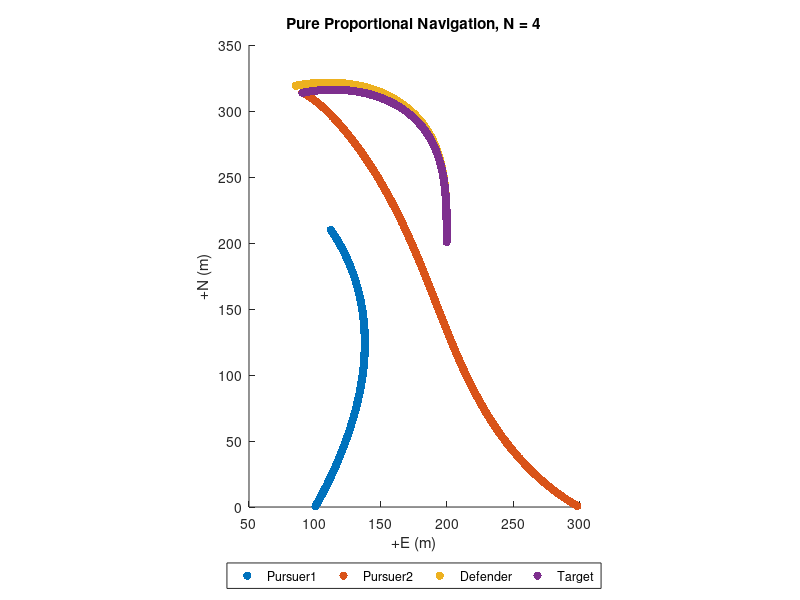

Reproduce this figure in MATLAB.
%% copy the symmetric case
%% obtain all the components along and perpendicular to LOS
%% hardcode the intial conditions
%% setting initial condition as follows:
%  target is on perpendicular bisector
%  pursuers velocity rays intersecting somewhere in the region
%  give initial horizontal velocity (LOS Frame) to target
% for convenient initial coding, setting initial pursuer positions on the "east-axis"
clear; close all
% Pro-Nav gain, unitless (typically set between 3-5)
N = 4;
weight = 0.55;
% Pursuer-1 init params
pursuer1.N   =  0.0; % north pos, m
pursuer1.E   =  100; % east pos, m
pursuer1.psi =  pi/6; % heading, rad
pursuer1.V   =  1.0; % velocity magnitude, m/s
pursuer1.Nv  =  pursuer1.V * cos(pursuer1.psi); % north velocity, m/s
pursuer1.Ev  =  pursuer1.V * sin(pursuer1.psi); % east velocity, m/s

% Pursuer-2 init params
pursuer2.N   =  0; % north pos, m
pursuer2.E   =  300.0; % east pos, m
pursuer2.psi =  -pi/3; % heading, rad
pursuer2.V   =  pursuer1.V * cos(pursuer1.psi)/cos(pursuer2.psi); % velocity magnitude, m/s
pursuer2.Nv  =  pursuer2.V * cos(pursuer2.psi); % north velocity, m/s
pursuer2.Ev  =  pursuer2.V * sin(pursuer2.psi); % east velocity, m/s

% Target init params
target.anchored = false; % fix target to init pos when true
target.N   =  200; % north pos, m
target.E   =  200;   % east pos, m
target.Nv  =  0.7; % north velocity, m/s
target.Ev  =  -pursuer1.Ev; % east velocity, m/s
target.psi =  atan2(target.Ev,target.Nv);
target.V   = sqrt(target.Nv^2 + target.Ev^2); % velocity magnitude, m/s

% Defender init params
defender.N   =  200; % north pos, m
defender.E   =  200; % east pos, m
defender.psi = atan2(target.Ev,target.Nv); % heading, rad
defender.V   =  0.9; % velocity magnitude, m/s
defender.Nv  =  defender.V * cos(defender.psi); % north velocity, m/s
defender.Ev  =  defender.V * sin(defender.psi); % east velocity, m/s

% Current prams
% Applied as a disturbance to pursuer's and target's velocity
current.Nv =  0.0; % north velocity, m/s
current.Ev =  0.0; % east velocity, m/s
% Sim params
S  = 1200;    % max sim duration, seconds
dt = 0.4;     % time-step size, seconds
Niter = S/dt; % max iteration num
% Pre-allocate logger
logger.t   = nan(1, Niter);     % elapsed time
logger.pN1  = nan(1, Niter);    % pursuer1 north pos
logger.pE1  = nan(1, Niter);    % pursuer1 east pos
logger.pNv1 = nan(1, Niter);    % pursuer1 north vel
logger.pEv1 = nan(1, Niter);    % pursuer1 east vel
logger.psi1 = nan(1, Niter);    % pursuer1 heading angle
logger.pN2  = nan(1, Niter);    % pursuer2 north pos
logger.pE2  = nan(1, Niter);    % pursuer2 east pos
logger.pNv2 = nan(1, Niter);    % pursuer2 north vel
logger.pEv2 = nan(1, Niter);    % pursuer2 east vel
logger.psi2 = nan(1, Niter);    % pursuer2 heading angle
logger.dN1  = nan(1, Niter);    % defender north pos
logger.dE1  = nan(1, Niter);    % defender east pos
logger.dNv1 = nan(1, Niter);    % defender north vel
logger.dEv1 = nan(1, Niter);    % defender east vel
logger.dsi1 = nan(1, Niter);    % defender heading angle
logger.tN  = nan(1, Niter);     % target north pos
logger.tE  = nan(1, Niter);     % target east pos
logger.tNv = nan(1, Niter);     % target north vel
logger.tEv = nan(1, Niter);     % target east vel
logger.R1   = nan(1, Niter);    % pursuer1/target range
logger.Lambda1 = nan(1, Niter); % pursuer1/target bearing
logger.R2   = nan(1, Niter);    % pursuer2/target range
logger.Lambda2 = nan(1, Niter); % pursuer2/target bearing
logger.R12   = nan(1, Niter);    % mutual/target range
logger.Lambda12 = nan(1, Niter); % mutual/target bearing
%--------------------------------------------------------------------------
% Init sim
%--------------------------------------------------------------------------

RR12_last = [(pursuer2.N - pursuer1.N);... % delta N
    (pursuer2.E - pursuer1.E)];      % delta E
RTP_last1 = [(target.N - pursuer1.N);... % delta N
    (target.E - pursuer1.E)];	       % delta E
RTP_last2 = [(target.N - pursuer2.N);... % delta N
    (target.E - pursuer2.E)];	       % delta E
RDP_last1 = [(defender.N - pursuer1.N);... % delta N
    (defender.E - pursuer1.E)];	       % delta E
RDP_last2 = [(defender.N - pursuer2.N);... % delta N
    (defender.E - pursuer2.E)];	       % delta E

% Target pos
target.N = target.N + target.Nv*dt;
target.E = target.E + target.Ev*dt;

% Defender pos
defender.N = defender.N + defender.Nv*dt;
defender.E = defender.E + defender.Ev*dt;

% Pursuer pos
pursuer1.N = pursuer1.N + pursuer1.Nv*dt;
pursuer1.E = pursuer1.E + pursuer1.Ev*dt;
pursuer2.N = pursuer2.N + pursuer2.Nv*dt;
pursuer2.E = pursuer2.E + pursuer2.Ev*dt;
%--------------------------------------------------------------------------
% Run sim
%--------------------------------------------------------------------------
for k = 1:Niter
    % Relative position in the inertial frame, m
    RR12 = [(pursuer2.N - pursuer1.N);... % delta N
        (pursuer2.E - pursuer1.E)];      % delta E
    RTP1 = [(target.N - pursuer1.N);... % delta N
        (target.E - pursuer1.E)];      % delta E
    RTP2 = [(target.N - pursuer2.N);... % delta N
        (target.E - pursuer2.E)];      % delta E
    RDP1 = [(defender.N - pursuer1.N);... % delta N
        (defender.E - pursuer1.E)];      % delta E
    RDP2 = [(defender.N - pursuer2.N);... % delta N
        (defender.E - pursuer2.E)];      % delta E
    
    LOS_ANGLE = atan2(RR12(2), RR12(1));
    target.psi = LOS_ANGLE - pi/2;
    defender.psi = LOS_ANGLE - pi /2;
    target.Nv  =  target.V * cos(target.psi); % north velocity, m/s
    target.Ev  =  target.V * sin(target.psi); % east velocity, m/s
    defender.Nv  =  defender.V * cos(defender.psi); % north velocity, m/s
    defender.Ev  =  defender.V * sin(defender.psi); % east velocity, m/s
    
    % Range to target
    R1 = norm(RTP1);
    R2 = norm(RTP2);
    % Range to defender
    RD1 = norm(RDP1);
    RD2 = norm(RDP2);
    % Distance between the pursuers
    R12 = norm(RR12);

    % Relative velocity in the inertial frame, m/s
    % VTP = [(target.Nv - pursuer.Nv);... % delta N velocity
    %        (target.Ev - pursuer.Ev)];   % delta E velocity
    VTP1 = (RTP1 - RTP_last1) ./ dt;
    VTP2 = (RTP2 - RTP_last2) ./ dt;
    VDP1 = (RDP1 - RDP_last1) ./ dt;
    VDP2 = (RDP2 - RDP_last2) ./ dt;
    
    % Closing velocity, m/s
    % Vc = -RTP'*VTP / R;
    
    % Pursuer velocity, m/s
    Vp1 = sqrt(pursuer1.Nv^2 + pursuer1.Ev^2);
    Vp2 = sqrt(pursuer2.Nv^2 + pursuer2.Ev^2);

    % Defender velocity, m/s
    Vd = sqrt(defender.Nv^2 + defender.Ev^2);

    % Target velocity, m/s
    % Vt = sqrt(target.Nv^2 + target.Ev^2);
    
    % Line-of-sight (LOS) angle, rad
    lambda1 = atan2(RTP1(2), RTP1(1));  % target and pursuer1
    lambda2 = atan2(RTP2(2), RTP2(1));  % target and pursuer2
    lambdaD1 = atan2(RDP1(2), RDP1(1)); % defender and pursuer1
    lambdaD2 = atan2(RDP2(2), RDP2(1)); % defender and pursuer2 

    % LOS angle time derivative (d/dt lambda), rad/s
    lambda_dot1 = (RTP1(1)*VTP1(2) - RTP1(2)*VTP1(1)) / R1^2;
    lambda_dot2 = (RTP2(1)*VTP2(2) - RTP2(2)*VTP2(1)) / R2^2;
    lambdaD_dot1 = (RDP1(1)*VDP1(2) - RDP1(2)*VDP1(1)) / RD1^2;
    lambdaD_dot2 = (RDP2(1)*VDP2(2) - RDP2(2)*VDP2(1)) / RD2^2;
    % Target heading, rad
    % beta = atan2(target.Ev, target.Nv);
    
    % Lead angle, rad
    % L = asin(Vt * sin(beta + lambda) / Vp);
    
    % True Proportional Navigation, rad/s2
    % nc = N * Vc * lambda_dot;
    
    %-------------------------------------
    % Pure Proportional Navigation
    %ap1 = N * Vp1 * (lambda_dot1-0*lambdaD_dot1);
    %ap2 = N * Vp2 * (lambda_dot2-0*lambdaD_dot2);
    ap1 = N * Vp1 * (lambda_dot1-weight*lambdaD_dot1);
    ap2 = N * Vp2 * (lambda_dot2-weight*lambdaD_dot2);
    %%%%%%%%%%%%%%%%%%%%%%%%%%%%%%%%%%%%%%%%%%%%%%%%%%
    %%%%%%%%%%%%%%% Guidance command for defender %%%%%%%%%%%%%
    if abs(RDP1) > 0.25 & abs(RDP2) > 0.25 & false
        adp = N * Vd * (lambdaD_dot1 + lambdaD_dot2);
    else
        adp = 0;
    end
    
    %%%%%%%%%%%%%%%%%%%%%%%%%%%%%%%%%%%%%%%%%%%%%%%%%%
    %-------------------------------------
    
    % Terminate sim at intercept
    if abs(R1) <= 0.25 || abs(R2) <= 0.25 || abs(R12) <= 0.25 || abs(RD1) <= 0.25 || abs(RD2) <= 0.25
        if abs(R12)<=0.25 && abs(R1) > 0.25 && abs(R2) > 0.25
            disp("success")
            disp(k)
        else
            disp("fail")
        end
        break;
    end
    
    % Update pursuer pos for time-step and apply current slip
    pursuer1.N = pursuer1.N + pursuer1.Nv*dt + current.Nv*dt;
    pursuer1.E = pursuer1.E + pursuer1.Ev*dt + current.Ev*dt;
    pursuer2.N = pursuer2.N + pursuer2.Nv*dt + current.Nv*dt;
    pursuer2.E = pursuer2.E + pursuer2.Ev*dt + current.Ev*dt;
    % Update defender pos for time-step and apply current slip
    defender.N = defender.N + defender.Nv*dt + current.Nv*dt;
    defender.E = defender.E + defender.Ev*dt + current.Ev*dt;
    % Compute the N/E acceleration commands
    % In pure pro-nav accel commands are applied normal
    % to pursuer's velocity vector
    pNa1 = -ap1 * sin(pursuer1.psi);
    pEa1 =  ap1 * cos(pursuer1.psi);
    pNa2 = -ap2 * sin(pursuer2.psi);
    pEa2 =  ap2 * cos(pursuer2.psi);
    
    dNa = -adp * sin(defender.psi);
    dEa =  adp * cos(defender.psi);
    

    % Update pursuer N/E velocities
    pursuer1.Nv = pursuer1.Nv + pNa1*dt;
    pursuer1.Ev = pursuer1.Ev + pEa1*dt;
    pursuer2.Nv = pursuer2.Nv + pNa2*dt;
    pursuer2.Ev = pursuer2.Ev + pEa2*dt;

     % Update defender N/E velocities
    defender.Nv = defender.Nv + dNa*dt;
    defender.Ev = defender.Ev + dEa*dt;
    
    % Update pursuer heading
    pursuer1.psi = atan2(pursuer1.Ev, pursuer1.Nv);
    pursuer2.psi = atan2(pursuer2.Ev, pursuer2.Nv);
    
    % Update defender heading
    defender.psi = atan2(defender.Ev, defender.Nv);

    % Update target pos for time step
    if(~target.anchored)
        target.N = target.N + target.Nv*dt + current.Nv*dt;
        target.E = target.E + target.Ev*dt + current.Ev*dt;
    end
    RTP_last1 = RTP1;
    RTP_last2 = RTP2;
    RDP_last1 = RDP1;
    RDP_last2 = RDP2;
    RR12_last = RR12;
    %-------------------------------------
    % Log time-step data
    logger.t(k)   = k*dt;
    logger.pN1(k)  = pursuer1.N;
    logger.pE1(k)  = pursuer1.E;
    logger.pNv1(k) = pursuer1.Nv;
    logger.pEv1(k) = pursuer1.Ev;
    logger.psi1(k) = pursuer1.psi;
    logger.pN2(k)  = pursuer2.N;
    logger.pE2(k)  = pursuer2.E;
    logger.pNv2(k) = pursuer2.Nv;
    logger.pEv2(k) = pursuer2.Ev;
    logger.psi2(k) = pursuer2.psi;
    logger.dN1(k)  = defender.N;
    logger.dE1(k)  = defender.E;
    logger.dNv1(k) = defender.Nv;
    logger.dEv1(k) = defender.Ev;
    logger.dsi1(k) = defender.psi;
    logger.tN(k)  = target.N;
    logger.tE(k)  = target.E;
    logger.tNv(k) = target.Nv;
    logger.tEv(k) = target.Ev;
    logger.R1(k)   = R1;
    logger.R2(k)   = R2;
    logger.Lambda1(k) = lambda1;
    logger.Lambda2(k) = lambda2;
    
end
%--------------------------------------------------------------------------
% Visualize results
%--------------------------------------------------------------------------
close all;
% % Impact index
% [M,I] = min(logger.R1);
% % Range
% %-------------------------------------
% figure;
% plot(logger.t,logger.R1); hold on;
% plot(logger.t,logger.R2); hold on;
% scatter(I*dt, M, 'filled')
% title(['Pure Proportional Navigation, N = ' num2str(N) ])
% legend('Range',...
%     ['Intercept: r = ' num2str(M) ' m, t = ' num2str(I*dt) ' s'],...
%     'Location','nw')
% ylabel('Range (m)')
% xlabel('Elapsed time (sec)')
% set(gca, 'YDir', 'reverse')
% % Heading
% %-------------------------------------
% rad2deg = @(x) x*180/pi;  % helper function
% figure;
% plot(logger.t, rad2deg(logger.psi1)); hold on;
% plot(logger.t, rad2deg(logger.Lambda1)); hold on;
% plot(logger.t, rad2deg(logger.psi2)); hold on;
% plot(logger.t, rad2deg(logger.Lambda2)); hold on;
% title(['Pure Proportional Navigation, N = ' num2str(N) ])
% legend('Pursuer1 heading', 'Pursuer2 heading', 'Bearing to target', 'Location', 'nw' )
% ylabel('Heading angle (deg)')
% xlabel('Elapsed time (sec)')
% Position
%-------------------------------------
figure;
scatter(logger.pE1, logger.pN1, 'filled'); hold on;
scatter(logger.pE2, logger.pN2, 'filled'); hold on;
scatter(logger.dE1, logger.dN1, 'filled'); hold on;
scatter(logger.tE, logger.tN, 'filled');
set(gca, 'DataAspectRatio',[100 100 100]);
title(['Pure Proportional Navigation, N = ' num2str(N) ])
legend('Pursuer1', 'Pursuer2', 'Defender', 'Target', 'Location', 'southoutside',...
    'Orientation','horizontal')
xlabel('+E (m)')
ylabel('+N (m)')
